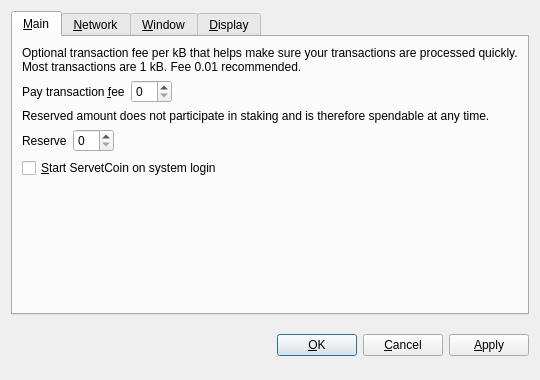
<?xml version="1.0" encoding="UTF-8"?>
<ui version="4.0">
 <class>OptionsDialog</class>
 <widget class="QDialog" name="OptionsDialog">
  <property name="geometry">
   <rect>
    <x>0</x>
    <y>0</y>
    <width>540</width>
    <height>380</height>
   </rect>
  </property>
  <property name="windowTitle">
   <string>Options</string>
  </property>
  <property name="modal">
   <bool>true</bool>
  </property>
  <layout class="QVBoxLayout" name="verticalLayout">
   <item>
    <widget class="QTabWidget" name="tabWidget">
     <property name="tabPosition">
      <enum>QTabWidget::North</enum>
     </property>
     <property name="currentIndex">
      <number>0</number>
     </property>
     <widget class="QWidget" name="tabMain">
      <attribute name="title">
       <string>&amp;Main</string>
      </attribute>
      <layout class="QVBoxLayout" name="verticalLayout_Main">
       <item>
        <widget class="QLabel" name="transactionFeeInfoLabel">
         <property name="text">
          <string>Optional transaction fee per kB that helps make sure your transactions are processed quickly. Most transactions are 1 kB. Fee 0.01 recommended.</string>
         </property>
         <property name="textFormat">
          <enum>Qt::PlainText</enum>
         </property>
         <property name="wordWrap">
          <bool>true</bool>
         </property>
        </widget>
       </item>
       <item>
        <layout class="QHBoxLayout" name="horizontalLayoutFee">
         <item>
          <widget class="QLabel" name="transactionFeeLabel">
           <property name="text">
            <string>Pay transaction &amp;fee</string>
           </property>
           <property name="textFormat">
            <enum>Qt::PlainText</enum>
           </property>
           <property name="buddy">
            <cstring>transactionFee</cstring>
           </property>
          </widget>
         </item>
         <item>
          <widget class="BitcoinAmountField" name="transactionFee"/>
         </item>
         <item>
          <spacer name="horizontalSpacerFee">
           <property name="orientation">
            <enum>Qt::Horizontal</enum>
           </property>
           <property name="sizeHint" stdset="0">
            <size>
             <width>40</width>
             <height>20</height>
            </size>
           </property>
          </spacer>
         </item>
        </layout>
       </item>
       <item>
        <widget class="QLabel" name="reserveBalanceInfoLabel">
         <property name="text">
          <string>Reserved amount does not participate in staking and is therefore spendable at any time.</string>
         </property>
         <property name="textFormat">
          <enum>Qt::PlainText</enum>
         </property>
         <property name="wordWrap">
          <bool>true</bool>
         </property>
        </widget>
       </item>
       <item>
        <layout class="QHBoxLayout" name="horizontalLayoutReserveBalance">
         <item>
          <widget class="QLabel" name="reserveBalanceLabel">
           <property name="text">
            <string>Reserve</string>
           </property>
           <property name="textFormat">
            <enum>Qt::PlainText</enum>
           </property>
           <property name="buddy">
            <cstring>reserveBalance</cstring>
           </property>
          </widget>
         </item>
         <item>
          <widget class="BitcoinAmountField" name="reserveBalance"/>
         </item>
         <item>
          <spacer name="horizontalSpacerReserveBalance">
           <property name="orientation">
            <enum>Qt::Horizontal</enum>
           </property>
           <property name="sizeHint" stdset="0">
            <size>
             <width>40</width>
             <height>20</height>
            </size>
           </property>
          </spacer>
         </item>
        </layout>
       </item>
       <item>
        <widget class="QCheckBox" name="bitcoinAtStartup">
         <property name="toolTip">
          <string>Automatically start ServetCoin after logging in to the system.</string>
         </property>
         <property name="text">
          <string>&amp;Start ServetCoin on system login</string>
         </property>
        </widget>
       </item>
       <item>
        <spacer name="verticalSpacer_Main">
         <property name="orientation">
          <enum>Qt::Vertical</enum>
         </property>
         <property name="sizeHint" stdset="0">
          <size>
           <width>20</width>
           <height>40</height>
          </size>
         </property>
        </spacer>
       </item>
      </layout>
     </widget>
     <widget class="QWidget" name="tabNetwork">
      <attribute name="title">
       <string>&amp;Network</string>
      </attribute>
      <layout class="QVBoxLayout" name="verticalLayout_Network">
       <item>
        <widget class="QCheckBox" name="mapPortUpnp">
         <property name="toolTip">
          <string>Automatically open the ServetCoin client port on the router. This only works when your router supports UPnP and it is enabled.</string>
         </property>
         <property name="text">
          <string>Map port using &amp;UPnP</string>
         </property>
        </widget>
       </item>
       <item>
        <widget class="QCheckBox" name="connectSocks">
         <property name="toolTip">
          <string>Connect to the ServetCoin network through a SOCKS proxy (e.g. when connecting through Tor).</string>
         </property>
         <property name="text">
          <string>&amp;Connect through SOCKS proxy:</string>
         </property>
        </widget>
       </item>
       <item>
        <layout class="QHBoxLayout" name="horizontalLayout_Network">
         <item>
          <widget class="QLabel" name="proxyIpLabel">
           <property name="text">
            <string>Proxy &amp;IP:</string>
           </property>
           <property name="textFormat">
            <enum>Qt::PlainText</enum>
           </property>
           <property name="buddy">
            <cstring>proxyIp</cstring>
           </property>
          </widget>
         </item>
         <item>
          <widget class="QValidatedLineEdit" name="proxyIp">
           <property name="maximumSize">
            <size>
             <width>140</width>
             <height>16777215</height>
            </size>
           </property>
           <property name="toolTip">
            <string>IP address of the proxy (e.g. 127.0.0.1)</string>
           </property>
          </widget>
         </item>
         <item>
          <widget class="QLabel" name="proxyPortLabel">
           <property name="text">
            <string>&amp;Port:</string>
           </property>
           <property name="textFormat">
            <enum>Qt::PlainText</enum>
           </property>
           <property name="buddy">
            <cstring>proxyPort</cstring>
           </property>
          </widget>
         </item>
         <item>
          <widget class="QLineEdit" name="proxyPort">
           <property name="maximumSize">
            <size>
             <width>55</width>
             <height>16777215</height>
            </size>
           </property>
           <property name="toolTip">
            <string>Port of the proxy (e.g. 9050)</string>
           </property>
          </widget>
         </item>
         <item>
          <widget class="QLabel" name="socksVersionLabel">
           <property name="text">
            <string>SOCKS &amp;Version:</string>
           </property>
           <property name="textFormat">
            <enum>Qt::PlainText</enum>
           </property>
           <property name="buddy">
            <cstring>socksVersion</cstring>
           </property>
          </widget>
         </item>
         <item>
          <widget class="QValueComboBox" name="socksVersion">
           <property name="toolTip">
            <string>SOCKS version of the proxy (e.g. 5)</string>
           </property>
          </widget>
         </item>
         <item>
          <spacer name="horizontalSpacer_Network">
           <property name="orientation">
            <enum>Qt::Horizontal</enum>
           </property>
           <property name="sizeHint" stdset="0">
            <size>
             <width>40</width>
             <height>20</height>
            </size>
           </property>
          </spacer>
         </item>
        </layout>
       </item>
       <item>
        <spacer name="verticalSpacer_Network">
         <property name="orientation">
          <enum>Qt::Vertical</enum>
         </property>
         <property name="sizeHint" stdset="0">
          <size>
           <width>20</width>
           <height>40</height>
          </size>
         </property>
        </spacer>
       </item>
      </layout>
     </widget>
     <widget class="QWidget" name="tabWindow">
      <attribute name="title">
       <string>&amp;Window</string>
      </attribute>
      <layout class="QVBoxLayout" name="verticalLayout_Window">
       <item>
        <widget class="QCheckBox" name="minimizeToTray">
         <property name="toolTip">
          <string>Show only a tray icon after minimizing the window.</string>
         </property>
         <property name="text">
          <string>&amp;Minimize to the tray instead of the taskbar</string>
         </property>
        </widget>
       </item>
       <item>
        <widget class="QCheckBox" name="minimizeOnClose">
         <property name="toolTip">
          <string>Minimize instead of exit the application when the window is closed. When this option is enabled, the application will be closed only after selecting Quit in the menu.</string>
         </property>
         <property name="text">
          <string>M&amp;inimize on close</string>
         </property>
        </widget>
       </item>
       <item>
        <spacer name="verticalSpacer_Window">
         <property name="orientation">
          <enum>Qt::Vertical</enum>
         </property>
         <property name="sizeHint" stdset="0">
          <size>
           <width>20</width>
           <height>40</height>
          </size>
         </property>
        </spacer>
       </item>
      </layout>
     </widget>
     <widget class="QWidget" name="tabDisplay">
      <attribute name="title">
       <string>&amp;Display</string>
      </attribute>
      <layout class="QVBoxLayout" name="verticalLayout_Display">
       <item>
        <layout class="QHBoxLayout" name="horizontalLayout_1_Display">
         <item>
          <widget class="QLabel" name="langLabel">
           <property name="text">
            <string>User Interface &amp;language:</string>
           </property>
           <property name="textFormat">
            <enum>Qt::PlainText</enum>
           </property>
           <property name="buddy">
            <cstring>lang</cstring>
           </property>
          </widget>
         </item>
         <item>
          <widget class="QValueComboBox" name="lang">
           <property name="toolTip">
            <string>The user interface language can be set here. This setting will take effect after restarting ServetCoin.</string>
           </property>
          </widget>
         </item>
        </layout>
       </item>
       <item>
        <layout class="QHBoxLayout" name="horizontalLayout_2_Display">
         <item>
          <widget class="QLabel" name="unitLabel">
           <property name="text">
            <string>&amp;Unit to show amounts in:</string>
           </property>
           <property name="textFormat">
            <enum>Qt::PlainText</enum>
           </property>
           <property name="buddy">
            <cstring>unit</cstring>
           </property>
          </widget>
         </item>
         <item>
          <widget class="QValueComboBox" name="unit">
           <property name="toolTip">
            <string>Choose the default subdivision unit to show in the interface and when sending coins.</string>
           </property>
          </widget>
         </item>
        </layout>
       </item>
       <item>
        <widget class="QCheckBox" name="displayAddresses">
         <property name="toolTip">
          <string>Whether to show ServetCoin addresses in the transaction list or not.</string>
         </property>
         <property name="text">
          <string>&amp;Display addresses in transaction list</string>
         </property>
        </widget>
       </item>
       <item>
        <widget class="QCheckBox" name="coinControlFeatures">
         <property name="toolTip">
          <string>Whether to show coin control features or not.</string>
         </property>
         <property name="text">
          <string>Display coin &amp;control features (experts only!)</string>
         </property>
        </widget>
       </item>
       <item>
        <spacer name="verticalSpacer_Display">
         <property name="orientation">
          <enum>Qt::Vertical</enum>
         </property>
         <property name="sizeHint" stdset="0">
          <size>
           <width>20</width>
           <height>40</height>
          </size>
         </property>
        </spacer>
       </item>
      </layout>
     </widget>
    </widget>
   </item>
   <item>
    <layout class="QHBoxLayout" name="horizontalLayout_Buttons">
     <item>
      <spacer name="horizontalSpacer_1">
       <property name="orientation">
        <enum>Qt::Horizontal</enum>
       </property>
       <property name="sizeHint" stdset="0">
        <size>
         <width>40</width>
         <height>48</height>
        </size>
       </property>
      </spacer>
     </item>
     <item>
      <widget class="QLabel" name="statusLabel">
       <property name="font">
        <font>
         <weight>75</weight>
         <bold>true</bold>
        </font>
       </property>
       <property name="text">
        <string/>
       </property>
       <property name="textFormat">
        <enum>Qt::PlainText</enum>
       </property>
       <property name="wordWrap">
        <bool>true</bool>
       </property>
      </widget>
     </item>
     <item>
      <spacer name="horizontalSpacer_2">
       <property name="orientation">
        <enum>Qt::Horizontal</enum>
       </property>
       <property name="sizeHint" stdset="0">
        <size>
         <width>40</width>
         <height>48</height>
        </size>
       </property>
      </spacer>
     </item>
     <item>
      <widget class="QPushButton" name="okButton">
       <property name="text">
        <string>&amp;OK</string>
       </property>
      </widget>
     </item>
     <item>
      <widget class="QPushButton" name="cancelButton">
       <property name="text">
        <string>&amp;Cancel</string>
       </property>
       <property name="autoDefault">
        <bool>false</bool>
       </property>
      </widget>
     </item>
     <item>
      <widget class="QPushButton" name="applyButton">
       <property name="text">
        <string>&amp;Apply</string>
       </property>
       <property name="autoDefault">
        <bool>false</bool>
       </property>
      </widget>
     </item>
    </layout>
   </item>
  </layout>
 </widget>
 <customwidgets>
  <customwidget>
   <class>BitcoinAmountField</class>
   <extends>QSpinBox</extends>
   <header>bitcoinamountfield.h</header>
  </customwidget>
  <customwidget>
   <class>QValueComboBox</class>
   <extends>QComboBox</extends>
   <header>qvaluecombobox.h</header>
  </customwidget>
  <customwidget>
   <class>QValidatedLineEdit</class>
   <extends>QLineEdit</extends>
   <header>qvalidatedlineedit.h</header>
  </customwidget>
 </customwidgets>
 <resources/>
 <connections/>
</ui>
